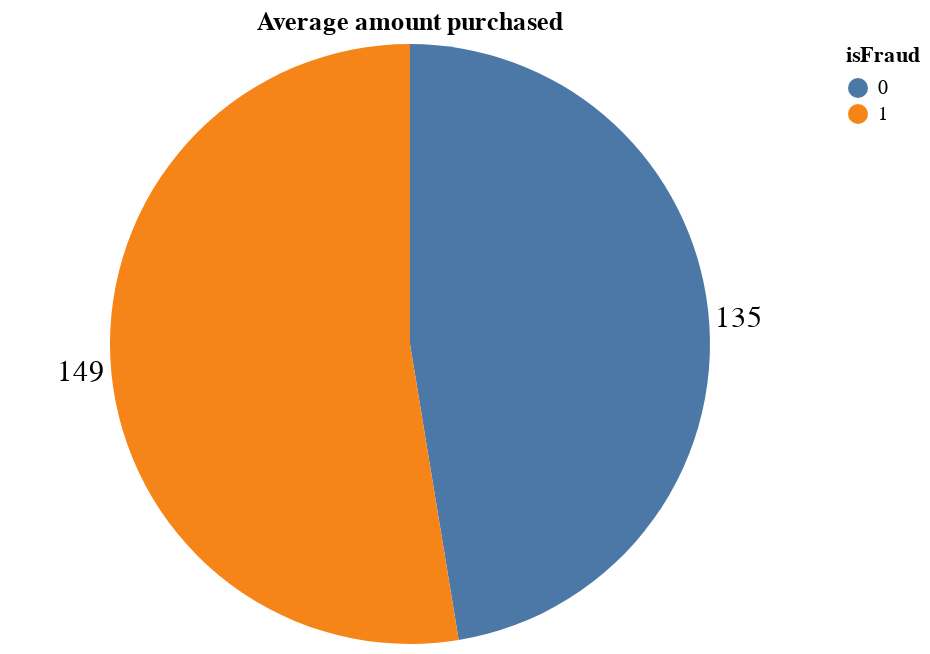

The cell this chart's notebook holds for it:
### Code cell
#One can check the purchase amount average for each kind of transaction.
pie_chart=alt.Chart(tAmountdf).mark_arc(outerRadius=150).encode(
    theta=alt.Theta("TransactionAmt:Q", stack=True),
    color=alt.Color("isFraud:N"))

bar_text = pie_chart.mark_text(radius=165, size=15,fill= "black").encode(text=alt.X('TransactionAmt:Q', format=".0f"))

(pie_chart + bar_text).properties(title='Average amount purchased')

### Figure 1 — Vega-Lite specification as saved in the notebook (floating-point values rounded to 4 significant figures)
{"$schema": "https://vega.github.io/schema/vega-lite/v4.17.0.json", "config": {"view": {"continuousHeight": 300, "continuousWidth": 400}}, "data": {"name": "data-0488c2cc9680591bf39cb644c5b66262"}, "datasets": {"data-0488c2cc9680591bf39cb644c5b66262": [{"TransactionAmt": 134.5, "isFraud": 0}, {"TransactionAmt": 149.2, "isFraud": 1}]}, "layer": [{"encoding": {"color": {"field": "isFraud", "type": "nominal"}, "theta": {"field": "TransactionAmt", "stack": true, "type": "quantitative"}}, "mark": {"outerRadius": 150, "type": "arc"}}, {"encoding": {"color": {"field": "isFraud", "type": "nominal"}, "text": {"field": "TransactionAmt", "format": ".0f", "type": "quantitative"}, "theta": {"field": "TransactionAmt", "stack": true, "type": "quantitative"}}, "mark": {"fill": "black", "radius": 165, "size": 15, "type": "text"}}], "title": "Average amount purchased"}
